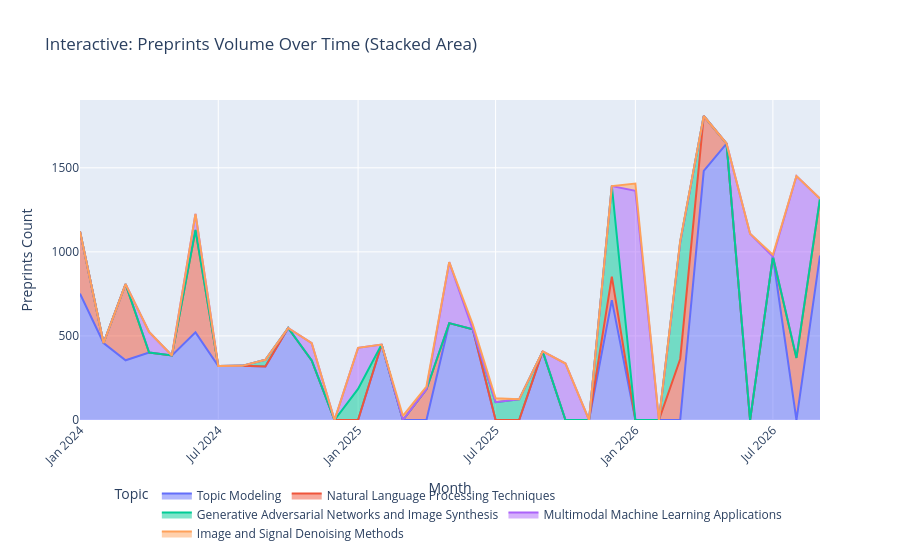

Notebook source saved alongside this figure:
### Markdown cell above
### 2. Preprints Per Month Per Topic (2024–2026)
Preprints are early disclosures submitted to arXiv and bioRxiv prior to peer review. A rising preprint share signals fast-moving, nascent innovation (TRL 1–3).

### Code cell
# Dual-panel Seaborn Plot: Preprints Volume & Preprint Share %
fig, axes = plt.subplots(1, 2, figsize=(16, 6), sharex=True)

sns.lineplot(
    data=df_monthly,
    x="month",
    y="preprints_count",
    hue="topic_name",
    marker="s",
    linewidth=2,
    ax=axes[0],
    legend=False
)
axes[0].set_title("Preprint Absolute Volume Per Month", fontsize=12, fontweight="bold")
axes[0].set_ylabel("Preprints Count")
axes[0].tick_params(axis="x", rotation=45)

sns.lineplot(
    data=df_monthly,
    x="month",
    y="preprint_share_pct",
    hue="topic_name",
    marker="^",
    linewidth=2,
    ax=axes[1]
)
axes[1].set_title("Preprint Share (% of Total Works)", fontsize=12, fontweight="bold")
axes[1].set_ylabel("Preprint Share (%)")
axes[1].tick_params(axis="x", rotation=45)
axes[1].legend(title="Topic", bbox_to_anchor=(1.02, 1), loc="upper left")

plt.tight_layout()
plt.show()

# Plotly Interactive Preprint Share
fig_prep = px.area(
    df_monthly,
    x="month",
    y="preprints_count",
    color="topic_name",
    title="Interactive: Preprints Volume Over Time (Stacked Area)",
    labels={"preprints_count": "Preprints Count", "month": "Month", "topic_name": "Topic"}
)
fig_prep.update_layout(xaxis_tickangle=-45, legend=dict(orientation="h", yanchor="bottom", y=-0.4, xanchor="center", x=0.5))
fig_prep.show()

### Figure 1 — Plotly figure (JSON) as saved in the notebook; plotly's stock layout.template omitted (floating-point values rounded to 4 significant figures)
{"data": [{"fillpattern": {"shape": ""}, "hovertemplate": "Topic=Topic Modeling<br>Month=%{x}<br>Preprints Count=%{y}<extra></extra>", "legendgroup": "Topic Modeling", "line": {"color": "#636efa"}, "marker": {"symbol": "circle"}, "mode": "lines", "name": "Topic Modeling", "orientation": "v", "showlegend": true, "stackgroup": "1", "type": "scatter", "x": ["2024-01", "2024-02", "2024-03", "2024-04", "2024-05", "2024-06", "2024-07", "2024-08", "2024-09", "2024-10", "2024-11", "2024-12", "2025-01", "2025-02", "2025-03", "2025-04", "2025-05", "2025-06", "2025-07", "2025-08", "2025-09", "2025-10", "2025-11", "2025-12", "2026-01", "2026-02", "2026-03", "2026-04", "2026-05", "2026-06", "2026-07", "2026-08", "2026-09"], "xaxis": "x", "y": [752, 458, 355, 401, 384, 521, 321, 322, 318, 547, 354, 0, 0, 449, 0, 0, 576, 539, 0, 0, 408, 0, 0, 713, 0, 0, 0, 1481, 1644, 0, 972, 0, 978], "yaxis": "y"}, {"fillpattern": {"shape": ""}, "hovertemplate": "Topic=Natural Language Processing Techniques<br>Month=%{x}<br>Preprints Count=%{y}<extra></extra>", "legendgroup": "Natural Language Processing Techniques", "line": {"color": "#EF553B"}, "marker": {"symbol": "circle"}, "mode": "lines", "name": "Natural Language Processing Techniques", "orientation": "v", "showlegend": true, "stackgroup": "1", "type": "scatter", "x": ["2024-01", "2024-02", "2024-03", "2024-04", "2024-05", "2024-06", "2024-07", "2024-08", "2024-09", "2024-10", "2024-11", "2024-12", "2025-01", "2025-02", "2025-03", "2025-04", "2025-05", "2025-06", "2025-07", "2025-08", "2025-09", "2025-10", "2025-11", "2025-12", "2026-01", "2026-02", "2026-03", "2026-04", "2026-05", "2026-06", "2026-07", "2026-08", "2026-09"], "xaxis": "x", "y": [369, 0, 453, 0, 0, 609, 0, 0, 0, 0, 0, 0, 0, 0, 0, 183, 0, 0, 0, 0, 0, 0, 0, 140, 0, 0, 363, 327, 0, 0, 0, 369, 338], "yaxis": "y"}, {"fillpattern": {"shape": ""}, "hovertemplate": "Topic=Generative Adversarial Networks and Image Synthesis<br>Month=%{x}<br>Preprints Count=%{y}<extra></extra>", "legendgroup": "Generative Adversarial Networks and Image Synthesis", "line": {"color": "#00cc96"}, "marker": {"symbol": "circle"}, "mode": "lines", "name": "Generative Adversarial Networks and Image Synthesis", "orientation": "v", "showlegend": true, "stackgroup": "1", "type": "scatter", "x": ["2024-01", "2024-02", "2024-03", "2024-04", "2024-05", "2024-06", "2024-07", "2024-08", "2024-09", "2024-10", "2024-11", "2024-12", "2025-01", "2025-02", "2025-03", "2025-04", "2025-05", "2025-06", "2025-07", "2025-08", "2025-09", "2025-10", "2025-11", "2025-12", "2026-01", "2026-02", "2026-03", "2026-04", "2026-05", "2026-06", "2026-07", "2026-08", "2026-09"], "xaxis": "x", "y": [0, 0, 0, 0, 0, 0, 0, 0, 40, 0, 0, 0, 185, 0, 0, 0, 0, 0, 106, 123, 0, 0, 0, 538, 0, 0, 694, 0, 0, 0, 0, 0, 0], "yaxis": "y"}, {"fillpattern": {"shape": ""}, "hovertemplate": "Topic=Multimodal Machine Learning Applications<br>Month=%{x}<br>Preprints Count=%{y}<extra></extra>", "legendgroup": "Multimodal Machine Learning Applications", "line": {"color": "#ab63fa"}, "marker": {"symbol": "circle"}, "mode": "lines", "name": "Multimodal Machine Learning Applications", "orientation": "v", "showlegend": true, "stackgroup": "1", "type": "scatter", "x": ["2024-01", "2024-02", "2024-03", "2024-04", "2024-05", "2024-06", "2024-07", "2024-08", "2024-09", "2024-10", "2024-11", "2024-12", "2025-01", "2025-02", "2025-03", "2025-04", "2025-05", "2025-06", "2025-07", "2025-08", "2025-09", "2025-10", "2025-11", "2025-12", "2026-01", "2026-02", "2026-03", "2026-04", "2026-05", "2026-06", "2026-07", "2026-08", "2026-09"], "xaxis": "x", "y": [0, 0, 0, 122, 0, 96, 0, 0, 0, 0, 103, 0, 244, 0, 0, 0, 363, 0, 0, 0, 0, 336, 0, 0, 1363, 0, 0, 0, 0, 1108, 0, 1082, 0], "yaxis": "y"}, {"fillpattern": {"shape": ""}, "hovertemplate": "Topic=Image and Signal Denoising Methods<br>Month=%{x}<br>Preprints Count=%{y}<extra></extra>", "legendgroup": "Image and Signal Denoising Methods", "line": {"color": "#FFA15A"}, "marker": {"symbol": "circle"}, "mode": "lines", "name": "Image and Signal Denoising Methods", "orientation": "v", "showlegend": true, "stackgroup": "1", "type": "scatter", "x": ["2024-01", "2024-02", "2024-03", "2024-04", "2024-05", "2024-06", "2024-07", "2024-08", "2024-09", "2024-10", "2024-11", "2024-12", "2025-01", "2025-02", "2025-03", "2025-04", "2025-05", "2025-06", "2025-07", "2025-08", "2025-09", "2025-10", "2025-11", "2025-12", "2026-01", "2026-02", "2026-03", "2026-04", "2026-05", "2026-06", "2026-07", "2026-08", "2026-09"], "xaxis": "x", "y": [0, 0, 0, 0, 0, 0, 0, 0, 0, 0, 0, 0, 0, 0, 25, 16, 0, 29, 23, 0, 0, 0, 0, 0, 43, 0, 7, 0, 0, 0, 11, 0, 0], "yaxis": "y"}], "layout": {"legend": {"orientation": "h", "title": {"text": "Topic"}, "tracegroupgap": 0, "x": 0.5, "xanchor": "center", "y": -0.4, "yanchor": "bottom"}, "title": {"text": "Interactive: Preprints Volume Over Time (Stacked Area)"}, "xaxis": {"anchor": "y", "domain": [0.0, 1.0], "tickangle": -45, "title": {"text": "Month"}}, "yaxis": {"anchor": "x", "domain": [0.0, 1.0], "title": {"text": "Preprints Count"}}}}
